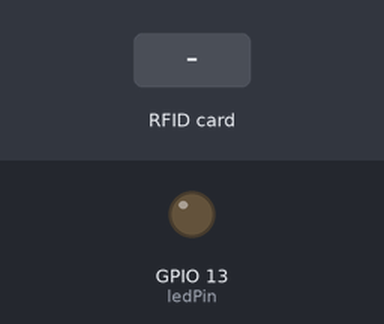
Recording of a sketch running on a simulated ESP32. On the bench: output pins drawn as LEDs (lit = HIGH). The inputs (shaded band) are chosen by the test bench. WiFi joins after 1.5 s; servers stay silent unless stated; uploads are accepted with an empty reply; pins used as bus, display or sensor lines are not drawn; what the sketch prints to the serial monitor is not drawn.

Above: at 4.7 s.
4.8 s: RFID card 5E 7A 19 C4 held to the reader
At 5.5 s:
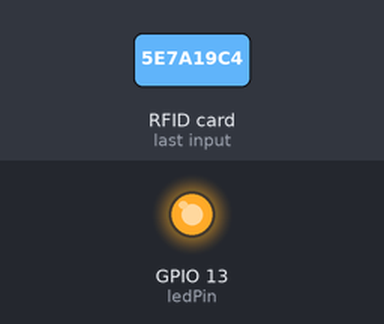
Timing chart, 0 to 10.0 s (numbered marks = the images above; inputs shaded):
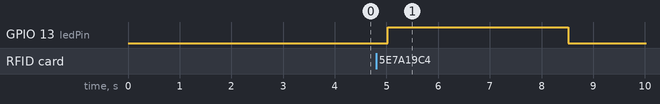

The sketch:

Tagging_Cards_OnReader_Program.ino
```cpp
#include <SPI.h>
#include <MFRC522.h>
#include <WiFi.h>
#include <HTTPClient.h>

#define SS_PIN  5  // D8
#define RST_PIN 2  // D3
#define BUZZER   2
const int ledPin = 13;

// Create MFRC522 instance
MFRC522 mfrc522(SS_PIN, RST_PIN);

// WiFi credentials
const char *ssid = "Wifi SSID";
const char *password = "Wifi Password";

// Array of device tokens
const char* device_tokens[] = {
    "feeb7b55697b5855"  // Add more tokens as needed
    //"",
    //"",
    //""
};
const int numTokens = sizeof(device_tokens) / sizeof(device_tokens[0]);

// Server URL
String URL = "http://Private_IP_address/rfidattendance/getdata.php";

// Array to store scanned Card IDs
String scannedCardIDs[25];  // Adjust the size depending on your needs
int scannedCount = 0;  // Counter for scanned cards
unsigned long previousMillis = 0;

void setup() {
    Serial.begin(115200);
    pinMode(ledPin, OUTPUT);
    pinMode(BUZZER, OUTPUT);
    SPI.begin();  // Init SPI bus
    mfrc522.PCD_Init(); // Init MFRC522 card
    connectToWiFi();
}

void loop() {
    // Check if there's a connection to Wi-Fi or not
    if (!WiFi.isConnected()) {
        connectToWiFi();    // Retry to connect to Wi-Fi
    }

    // Clear scanned IDs after a certain period
    if (millis() - previousMillis >= 15000) {
        previousMillis = millis();
        scannedCount = 0;  // Reset count
    }

    // Look for new card
    if (!mfrc522.PICC_IsNewCardPresent()) {
        return; // Go to start of loop if there is no card present
    }

    // Select one of the cards
    if (!mfrc522.PICC_ReadCardSerial()) {
        return; // If read card serial fails, exit
    }

    String CardID = "";
    for (byte i = 0; i < mfrc522.uid.size; i++) {
        CardID += mfrc522.uid.uidByte[i];
    }

    // Check if the card has already been scanned
    for (int i = 0; i < scannedCount; i++) {
        if (scannedCardIDs[i] == CardID) {
            return; // Card has already been processed
        }
    }

    // Store the new Card ID
    if (scannedCount < 10) {  // Prevent overflow
        scannedCardIDs[scannedCount++] = CardID;  // Add card to the list
    } else {
        // Optionally handle overflow, e.g., reset or shift out the oldest ID
        scannedCount = 0; // Reset for simplicity; you can implement more complex logic if needed
    }

    // Send Card ID to the server with a device token
    for (int i = 0; i < numTokens; i++) {
        SendCardID(CardID, device_tokens[i]);  // Send each token with the Card ID
    }

    // Activate buzzer and LED
    digitalWrite(ledPin, HIGH);
    digitalWrite(BUZZER, HIGH);
    delay(3500);
    digitalWrite(ledPin, LOW);
    digitalWrite(BUZZER, LOW);

}

// Send the Card UID and device token to the website
void SendCardID(String Card_uid, const char* device_token) {
    Serial.println("Sending the Card ID");
    if (WiFi.isConnected()) {
        HTTPClient http;    // Declare object of class HTTPClient
        String getData = "?card_uid=" + Card_uid + "&device_token=" + String(device_token); // Prepare GET data
        String Link = URL + getData; // Complete URL

        http.begin(Link); // Initiate HTTP request

        int httpCode = http.GET();   // Send the request
        String payload = http.getString();    // Get the response payload

        Serial.println(httpCode);   // Print HTTP return code
        Serial.println(Card_uid);    // Print Card ID
        Serial.println("Server Response: Allowed"); // Improved logging

        if (httpCode == 200) {
            if (payload.substring(0, 5) == "login") {
                String user_name = payload.substring(5);
                Serial.println("Logged in user: " + user_name);
            } else if (payload.substring(0, 6) == "logout") {
                String user_name = payload.substring(6);
                Serial.println("Logged out user: " + user_name);
            } else if (payload == "successful") {
                Serial.println("Attendance recorded successfully.");
            } else if (payload == "available") {
                Serial.println("Card is available for use.");
            } else if (payload == "Not Allowed!") {
                Serial.println("Card ID is matched.");
            }
        } else {
            Serial.println("HTTP request failed.");
        }

        http.end();
    }
}

// Connect to the WiFi
void connectToWiFi() {
    WiFi.mode(WIFI_OFF);
    delay(1000);
    WiFi.mode(WIFI_STA);
    Serial.print("Connecting to ");
    Serial.println(ssid);
    WiFi.begin(ssid, password);

    while (WiFi.status() != WL_CONNECTED) {
        delay(500);
        Serial.print(".");
    }

    Serial.println("\nConnected");
    delay(1000);
}
```

Measured:
- after the input at 4.8 s, GPIO 13 (ledPin): LOW → HIGH after 0.22 s, → LOW 3.5 s later
